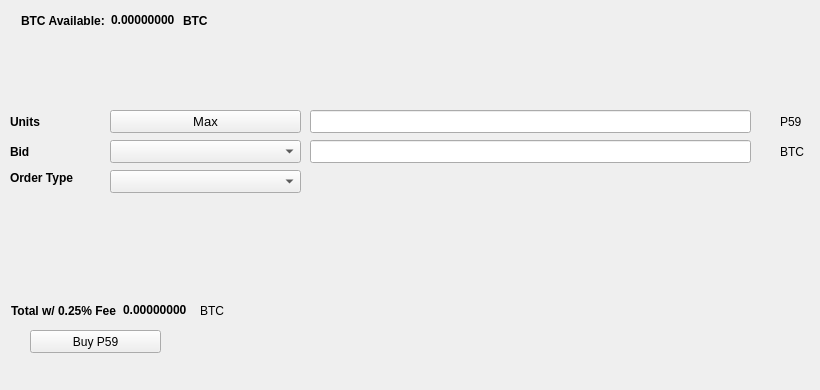
   <widget class="QWidget" name="BuyTab">
    <attribute name="title">
     <string>Buy</string>
    </attribute>
    <widget class="QPushButton" name="BuyP59">
     <property name="geometry">
      <rect>
       <x>30</x>
       <y>330</y>
       <width>131</width>
       <height>23</height>
      </rect>
     </property>
     <property name="text">
      <string>Buy P59</string>
     </property>
     <property name="icon">
      <iconset resource="../p59.qrc">
       <normaloff>:/icons/bitcoin</normaloff>:/icons/bitcoin</iconset>
     </property>
    </widget>
    <widget class="QLabel" name="label_3">
     <property name="geometry">
      <rect>
       <x>10</x>
       <y>110</y>
       <width>46</width>
       <height>23</height>
      </rect>
     </property>
     <property name="font">
      <font>
       <weight>75</weight>
       <bold>true</bold>
      </font>
     </property>
     <property name="text">
      <string>Units</string>
     </property>
    </widget>
    <widget class="QLineEdit" name="UnitsInput">
     <property name="geometry">
      <rect>
       <x>310</x>
       <y>110</y>
       <width>441</width>
       <height>23</height>
      </rect>
     </property>
     <property name="font">
      <font>
       <pointsize>9</pointsize>
       <weight>75</weight>
       <bold>true</bold>
      </font>
     </property>
    </widget>
    <widget class="QLineEdit" name="BuyBidPriceEdit">
     <property name="geometry">
      <rect>
       <x>310</x>
       <y>140</y>
       <width>441</width>
       <height>23</height>
      </rect>
     </property>
     <property name="font">
      <font>
       <pointsize>9</pointsize>
       <weight>75</weight>
       <bold>true</bold>
      </font>
     </property>
    </widget>
    <widget class="QLabel" name="label_4">
     <property name="geometry">
      <rect>
       <x>780</x>
       <y>110</y>
       <width>31</width>
       <height>23</height>
      </rect>
     </property>
     <property name="text">
      <string>P59</string>
     </property>
    </widget>
    <widget class="QLabel" name="label_5">
     <property name="geometry">
      <rect>
       <x>780</x>
       <y>140</y>
       <width>31</width>
       <height>23</height>
      </rect>
     </property>
     <property name="text">
      <string>BTC</string>
     </property>
    </widget>
    <widget class="QLabel" name="label_6">
     <property name="geometry">
      <rect>
       <x>10</x>
       <y>140</y>
       <width>46</width>
       <height>23</height>
      </rect>
     </property>
     <property name="font">
      <font>
       <weight>75</weight>
       <bold>true</bold>
      </font>
     </property>
     <property name="text">
      <string>Bid</string>
     </property>
    </widget>
    <widget class="QLabel" name="label_7">
     <property name="geometry">
      <rect>
       <x>10</x>
       <y>170</y>
       <width>91</width>
       <height>16</height>
      </rect>
     </property>
     <property name="font">
      <font>
       <weight>75</weight>
       <bold>true</bold>
      </font>
     </property>
     <property name="text">
      <string>Order Type</string>
     </property>
    </widget>
    <widget class="QPushButton" name="Buy_Max_Amount">
     <property name="geometry">
      <rect>
       <x>110</x>
       <y>110</y>
       <width>191</width>
       <height>23</height>
      </rect>
     </property>
     <property name="font">
      <font>
       <pointsize>10</pointsize>
      </font>
     </property>
     <property name="text">
      <string>Max</string>
     </property>
    </widget>
    <widget class="QComboBox" name="BuyBidcomboBox">
     <property name="geometry">
      <rect>
       <x>110</x>
       <y>140</y>
       <width>191</width>
       <height>23</height>
      </rect>
     </property>
     <property name="font">
      <font>
       <pointsize>10</pointsize>
      </font>
     </property>
    </widget>
    <widget class="QComboBox" name="buyOrdertypeCombo">
     <property name="geometry">
      <rect>
       <x>110</x>
       <y>170</y>
       <width>191</width>
       <height>23</height>
      </rect>
     </property>
     <property name="font">
      <font>
       <pointsize>10</pointsize>
      </font>
     </property>
    </widget>
    <widget class="QWidget" name="layoutWidget1">
     <property name="geometry">
      <rect>
       <x>21</x>
       <y>11</y>
       <width>227</width>
       <height>19</height>
      </rect>
     </property>
     <layout class="QHBoxLayout" name="horizontalLayout_3">
      <item>
       <widget class="QLabel" name="label232">
        <property name="font">
         <font>
          <weight>75</weight>
          <bold>true</bold>
         </font>
        </property>
        <property name="text">
         <string>BTC Available:</string>
        </property>
       </widget>
      </item>
      <item>
       <widget class="QLabel" name="BtcAvailableLbl">
        <property name="palette">
         <palette>
          <active>
           <colorrole role="WindowText">
            <brush brushstyle="SolidPattern">
             <color alpha="255">
              <red>0</red>
              <green>0</green>
              <blue>0</blue>
             </color>
            </brush>
           </colorrole>
           <colorrole role="Button">
            <brush brushstyle="SolidPattern">
             <color alpha="255">
              <red>0</red>
              <green>170</green>
              <blue>0</blue>
             </color>
            </brush>
           </colorrole>
           <colorrole role="Light">
            <brush brushstyle="SolidPattern">
             <color alpha="255">
              <red>0</red>
              <green>255</green>
              <blue>0</blue>
             </color>
            </brush>
           </colorrole>
           <colorrole role="Midlight">
            <brush brushstyle="SolidPattern">
             <color alpha="255">
              <red>0</red>
              <green>212</green>
              <blue>0</blue>
             </color>
            </brush>
           </colorrole>
           <colorrole role="Dark">
            <brush brushstyle="SolidPattern">
             <color alpha="255">
              <red>0</red>
              <green>85</green>
              <blue>0</blue>
             </color>
            </brush>
           </colorrole>
           <colorrole role="Mid">
            <brush brushstyle="SolidPattern">
             <color alpha="255">
              <red>0</red>
              <green>113</green>
              <blue>0</blue>
             </color>
            </brush>
           </colorrole>
           <colorrole role="Text">
            <brush brushstyle="SolidPattern">
             <color alpha="255">
              <red>0</red>
              <green>170</green>
              <blue>0</blue>
             </color>
            </brush>
           </colorrole>
           <colorrole role="BrightText">
            <brush brushstyle="SolidPattern">
             <color alpha="255">
              <red>255</red>
              <green>255</green>
              <blue>255</blue>
             </color>
            </brush>
           </colorrole>
           <colorrole role="ButtonText">
            <brush brushstyle="SolidPattern">
             <color alpha="255">
              <red>0</red>
              <green>0</green>
              <blue>0</blue>
             </color>
            </brush>
           </colorrole>
           <colorrole role="Base">
            <brush brushstyle="SolidPattern">
             <color alpha="255">
              <red>255</red>
              <green>255</green>
              <blue>255</blue>
             </color>
            </brush>
           </colorrole>
           <colorrole role="Window">
            <brush brushstyle="SolidPattern">
             <color alpha="255">
              <red>0</red>
              <green>170</green>
              <blue>0</blue>
             </color>
            </brush>
           </colorrole>
           <colorrole role="Shadow">
            <brush brushstyle="SolidPattern">
             <color alpha="255">
              <red>0</red>
              <green>0</green>
              <blue>0</blue>
             </color>
            </brush>
           </colorrole>
           <colorrole role="AlternateBase">
            <brush brushstyle="SolidPattern">
             <color alpha="255">
              <red>127</red>
              <green>212</green>
              <blue>127</blue>
             </color>
            </brush>
           </colorrole>
           <colorrole role="ToolTipBase">
            <brush brushstyle="SolidPattern">
             <color alpha="255">
              <red>255</red>
              <green>255</green>
              <blue>220</blue>
             </color>
            </brush>
           </colorrole>
           <colorrole role="ToolTipText">
            <brush brushstyle="SolidPattern">
             <color alpha="255">
              <red>0</red>
              <green>0</green>
              <blue>0</blue>
             </color>
            </brush>
           </colorrole>
          </active>
          <inactive>
           <colorrole role="WindowText">
            <brush brushstyle="SolidPattern">
             <color alpha="255">
              <red>0</red>
              <green>0</green>
              <blue>0</blue>
             </color>
            </brush>
           </colorrole>
           <colorrole role="Button">
            <brush brushstyle="SolidPattern">
             <color alpha="255">
              <red>0</red>
              <green>170</green>
              <blue>0</blue>
             </color>
            </brush>
           </colorrole>
           <colorrole role="Light">
            <brush brushstyle="SolidPattern">
             <color alpha="255">
              <red>0</red>
              <green>255</green>
              <blue>0</blue>
             </color>
            </brush>
           </colorrole>
           <colorrole role="Midlight">
            <brush brushstyle="SolidPattern">
             <color alpha="255">
              <red>0</red>
              <green>212</green>
              <blue>0</blue>
             </color>
            </brush>
           </colorrole>
           <colorrole role="Dark">
            <brush brushstyle="SolidPattern">
             <color alpha="255">
              <red>0</red>
              <green>85</green>
              <blue>0</blue>
             </color>
            </brush>
           </colorrole>
           <colorrole role="Mid">
            <brush brushstyle="SolidPattern">
             <color alpha="255">
              <red>0</red>
              <green>113</green>
              <blue>0</blue>
             </color>
            </brush>
           </colorrole>
           <colorrole role="Text">
            <brush brushstyle="SolidPattern">
             <color alpha="255">
              <red>0</red>
              <green>170</green>
              <blue>0</blue>
             </color>
            </brush>
           </colorrole>
           <colorrole role="BrightText">
            <brush brushstyle="SolidPattern">
             <color alpha="255">
              <red>255</red>
              <green>255</green>
              <blue>255</blue>
             </color>
            </brush>
           </colorrole>
           <colorrole role="ButtonText">
            <brush brushstyle="SolidPattern">
             <color alpha="255">
              <red>0</red>
              <green>0</green>
              <blue>0</blue>
             </color>
            </brush>
           </colorrole>
           <colorrole role="Base">
            <brush brushstyle="SolidPattern">
             <color alpha="255">
              <red>255</red>
              <green>255</green>
              <blue>255</blue>
             </color>
            </brush>
           </colorrole>
           <colorrole role="Window">
            <brush brushstyle="SolidPattern">
             <color alpha="255">
              <red>0</red>
              <green>170</green>
              <blue>0</blue>
             </color>
            </brush>
           </colorrole>
           <colorrole role="Shadow">
            <brush brushstyle="SolidPattern">
             <color alpha="255">
              <red>0</red>
              <green>0</green>
              <blue>0</blue>
             </color>
            </brush>
           </colorrole>
           <colorrole role="AlternateBase">
            <brush brushstyle="SolidPattern">
             <color alpha="255">
              <red>127</red>
              <green>212</green>
              <blue>127</blue>
             </color>
            </brush>
           </colorrole>
           <colorrole role="ToolTipBase">
            <brush brushstyle="SolidPattern">
             <color alpha="255">
              <red>255</red>
              <green>255</green>
              <blue>220</blue>
             </color>
            </brush>
           </colorrole>
           <colorrole role="ToolTipText">
            <brush brushstyle="SolidPattern">
             <color alpha="255">
              <red>0</red>
              <green>0</green>
              <blue>0</blue>
             </color>
            </brush>
           </colorrole>
          </inactive>
          <disabled>
           <colorrole role="WindowText">
            <brush brushstyle="SolidPattern">
             <color alpha="255">
              <red>0</red>
              <green>85</green>
              <blue>0</blue>
             </color>
            </brush>
           </colorrole>
           <colorrole role="Button">
            <brush brushstyle="SolidPattern">
             <color alpha="255">
              <red>0</red>
              <green>170</green>
              <blue>0</blue>
             </color>
            </brush>
           </colorrole>
           <colorrole role="Light">
            <brush brushstyle="SolidPattern">
             <color alpha="255">
              <red>0</red>
              <green>255</green>
              <blue>0</blue>
             </color>
            </brush>
           </colorrole>
           <colorrole role="Midlight">
            <brush brushstyle="SolidPattern">
             <color alpha="255">
              <red>0</red>
              <green>212</green>
              <blue>0</blue>
             </color>
            </brush>
           </colorrole>
           <colorrole role="Dark">
            <brush brushstyle="SolidPattern">
             <color alpha="255">
              <red>0</red>
              <green>85</green>
              <blue>0</blue>
             </color>
            </brush>
           </colorrole>
           <colorrole role="Mid">
            <brush brushstyle="SolidPattern">
             <color alpha="255">
              <red>0</red>
              <green>113</green>
              <blue>0</blue>
             </color>
            </brush>
           </colorrole>
           <colorrole role="Text">
            <brush brushstyle="SolidPattern">
             <color alpha="255">
              <red>0</red>
              <green>85</green>
              <blue>0</blue>
             </color>
            </brush>
           </colorrole>
           <colorrole role="BrightText">
            <brush brushstyle="SolidPattern">
             <color alpha="255">
              <red>255</red>
              <green>255</green>
              <blue>255</blue>
             </color>
            </brush>
           </colorrole>
           <colorrole role="ButtonText">
            <brush brushstyle="SolidPattern">
             <color alpha="255">
              <red>0</red>
              <green>85</green>
              <blue>0</blue>
             </color>
            </brush>
           </colorrole>
           <colorrole role="Base">
            <brush brushstyle="SolidPattern">
             <color alpha="255">
              <red>0</red>
              <green>170</green>
              <blue>0</blue>
             </color>
            </brush>
           </colorrole>
           <colorrole role="Window">
            <brush brushstyle="SolidPattern">
             <color alpha="255">
              <red>0</red>
              <green>170</green>
              <blue>0</blue>
             </color>
            </brush>
           </colorrole>
           <colorrole role="Shadow">
            <brush brushstyle="SolidPattern">
             <color alpha="255">
              <red>0</red>
              <green>0</green>
              <blue>0</blue>
             </color>
            </brush>
           </colorrole>
           <colorrole role="AlternateBase">
            <brush brushstyle="SolidPattern">
             <color alpha="255">
              <red>0</red>
              <green>170</green>
              <blue>0</blue>
             </color>
            </brush>
           </colorrole>
           <colorrole role="ToolTipBase">
            <brush brushstyle="SolidPattern">
             <color alpha="255">
              <red>255</red>
              <green>255</green>
              <blue>220</blue>
             </color>
            </brush>
           </colorrole>
           <colorrole role="ToolTipText">
            <brush brushstyle="SolidPattern">
             <color alpha="255">
              <red>0</red>
              <green>0</green>
              <blue>0</blue>
             </color>
            </brush>
           </colorrole>
          </disabled>
         </palette>
        </property>
        <property name="font">
         <font>
          <weight>75</weight>
          <bold>true</bold>
         </font>
        </property>
        <property name="text">
         <string>0.00000000</string>
        </property>
        <property name="textInteractionFlags">
         <set>Qt::LinksAccessibleByMouse|Qt::TextSelectableByKeyboard|Qt::TextSelectableByMouse</set>
        </property>
       </widget>
      </item>
      <item>
       <widget class="QLabel" name="BtcAvailableLbl_2">
        <property name="font">
         <font>
          <weight>75</weight>
          <bold>true</bold>
         </font>
        </property>
        <property name="text">
         <string>BTC</string>
        </property>
       </widget>
      </item>
     </layout>
    </widget>
    <widget class="QWidget" name="layoutWidge2">
     <property name="geometry">
      <rect>
       <x>11</x>
       <y>301</y>
       <width>259</width>
       <height>19</height>
      </rect>
     </property>
     <layout class="QHBoxLayout" name="horizontalLayout_4">
      <item>
       <widget class="QLabel" name="label_9">
        <property name="font">
         <font>
          <weight>75</weight>
          <bold>true</bold>
         </font>
        </property>
        <property name="text">
         <string>Total w/ 0.25% Fee</string>
        </property>
       </widget>
      </item>
      <item>
       <widget class="QLabel" name="BuyCostLabel">
        <property name="palette">
         <palette>
          <active>
           <colorrole role="WindowText">
            <brush brushstyle="SolidPattern">
             <color alpha="255">
              <red>0</red>
              <green>0</green>
              <blue>0</blue>
             </color>
            </brush>
           </colorrole>
           <colorrole role="Button">
            <brush brushstyle="SolidPattern">
             <color alpha="255">
              <red>0</red>
              <green>170</green>
              <blue>0</blue>
             </color>
            </brush>
           </colorrole>
           <colorrole role="Light">
            <brush brushstyle="SolidPattern">
             <color alpha="255">
              <red>0</red>
              <green>255</green>
              <blue>0</blue>
             </color>
            </brush>
           </colorrole>
           <colorrole role="Midlight">
            <brush brushstyle="SolidPattern">
             <color alpha="255">
              <red>0</red>
              <green>212</green>
              <blue>0</blue>
             </color>
            </brush>
           </colorrole>
           <colorrole role="Dark">
            <brush brushstyle="SolidPattern">
             <color alpha="255">
              <red>0</red>
              <green>85</green>
              <blue>0</blue>
             </color>
            </brush>
           </colorrole>
           <colorrole role="Mid">
            <brush brushstyle="SolidPattern">
             <color alpha="255">
              <red>0</red>
              <green>113</green>
              <blue>0</blue>
             </color>
            </brush>
           </colorrole>
           <colorrole role="Text">
            <brush brushstyle="SolidPattern">
             <color alpha="255">
              <red>0</red>
              <green>170</green>
              <blue>0</blue>
             </color>
            </brush>
           </colorrole>
           <colorrole role="BrightText">
            <brush brushstyle="SolidPattern">
             <color alpha="255">
              <red>255</red>
              <green>255</green>
              <blue>255</blue>
             </color>
            </brush>
           </colorrole>
           <colorrole role="ButtonText">
            <brush brushstyle="SolidPattern">
             <color alpha="255">
              <red>0</red>
              <green>0</green>
              <blue>0</blue>
             </color>
            </brush>
           </colorrole>
           <colorrole role="Base">
            <brush brushstyle="SolidPattern">
             <color alpha="255">
              <red>255</red>
              <green>255</green>
              <blue>255</blue>
             </color>
            </brush>
           </colorrole>
           <colorrole role="Window">
            <brush brushstyle="SolidPattern">
             <color alpha="255">
              <red>0</red>
              <green>170</green>
              <blue>0</blue>
             </color>
            </brush>
           </colorrole>
           <colorrole role="Shadow">
            <brush brushstyle="SolidPattern">
             <color alpha="255">
              <red>0</red>
              <green>0</green>
              <blue>0</blue>
             </color>
            </brush>
           </colorrole>
           <colorrole role="AlternateBase">
            <brush brushstyle="SolidPattern">
             <color alpha="255">
              <red>127</red>
              <green>212</green>
              <blue>127</blue>
             </color>
            </brush>
           </colorrole>
           <colorrole role="ToolTipBase">
            <brush brushstyle="SolidPattern">
             <color alpha="255">
              <red>255</red>
              <green>255</green>
              <blue>220</blue>
             </color>
            </brush>
           </colorrole>
           <colorrole role="ToolTipText">
            <brush brushstyle="SolidPattern">
             <color alpha="255">
              <red>0</red>
              <green>0</green>
              <blue>0</blue>
             </color>
            </brush>
           </colorrole>
          </active>
          <inactive>
           <colorrole role="WindowText">
            <brush brushstyle="SolidPattern">
             <color alpha="255">
              <red>0</red>
              <green>0</green>
              <blue>0</blue>
             </color>
            </brush>
           </colorrole>
           <colorrole role="Button">
            <brush brushstyle="SolidPattern">
             <color alpha="255">
              <red>0</red>
              <green>170</green>
              <blue>0</blue>
             </color>
            </brush>
           </colorrole>
           <colorrole role="Light">
            <brush brushstyle="SolidPattern">
             <color alpha="255">
              <red>0</red>
              <green>255</green>
              <blue>0</blue>
             </color>
            </brush>
           </colorrole>
           <colorrole role="Midlight">
            <brush brushstyle="SolidPattern">
             <color alpha="255">
              <red>0</red>
              <green>212</green>
              <blue>0</blue>
             </color>
            </brush>
           </colorrole>
           <colorrole role="Dark">
            <brush brushstyle="SolidPattern">
             <color alpha="255">
              <red>0</red>
              <green>85</green>
              <blue>0</blue>
             </color>
            </brush>
           </colorrole>
           <colorrole role="Mid">
            <brush brushstyle="SolidPattern">
             <color alpha="255">
              <red>0</red>
              <green>113</green>
              <blue>0</blue>
             </color>
            </brush>
           </colorrole>
           <colorrole role="Text">
            <brush brushstyle="SolidPattern">
             <color alpha="255">
              <red>0</red>
              <green>170</green>
              <blue>0</blue>
             </color>
            </brush>
           </colorrole>
           <colorrole role="BrightText">
            <brush brushstyle="SolidPattern">
             <color alpha="255">
              <red>255</red>
              <green>255</green>
              <blue>255</blue>
             </color>
            </brush>
           </colorrole>
           <colorrole role="ButtonText">
            <brush brushstyle="SolidPattern">
             <color alpha="255">
              <red>0</red>
              <green>0</green>
              <blue>0</blue>
             </color>
            </brush>
           </colorrole>
           <colorrole role="Base">
            <brush brushstyle="SolidPattern">
             <color alpha="255">
              <red>255</red>
              <green>255</green>
              <blue>255</blue>
             </color>
            </brush>
           </colorrole>
           <colorrole role="Window">
            <brush brushstyle="SolidPattern">
             <color alpha="255">
              <red>0</red>
              <green>170</green>
              <blue>0</blue>
             </color>
            </brush>
           </colorrole>
           <colorrole role="Shadow">
            <brush brushstyle="SolidPattern">
             <color alpha="255">
              <red>0</red>
              <green>0</green>
              <blue>0</blue>
             </color>
            </brush>
           </colorrole>
           <colorrole role="AlternateBase">
            <brush brushstyle="SolidPattern">
             <color alpha="255">
              <red>127</red>
              <green>212</green>
              <blue>127</blue>
             </color>
            </brush>
           </colorrole>
           <colorrole role="ToolTipBase">
            <brush brushstyle="SolidPattern">
             <color alpha="255">
              <red>255</red>
              <green>255</green>
              <blue>220</blue>
             </color>
            </brush>
           </colorrole>
           <colorrole role="ToolTipText">
            <brush brushstyle="SolidPattern">
             <color alpha="255">
              <red>0</red>
              <green>0</green>
              <blue>0</blue>
             </color>
            </brush>
           </colorrole>
          </inactive>
          <disabled>
           <colorrole role="WindowText">
            <brush brushstyle="SolidPattern">
             <color alpha="255">
              <red>0</red>
              <green>85</green>
              <blue>0</blue>
             </color>
            </brush>
           </colorrole>
           <colorrole role="Button">
            <brush brushstyle="SolidPattern">
             <color alpha="255">
              <red>0</red>
              <green>170</green>
              <blue>0</blue>
             </color>
            </brush>
           </colorrole>
           <colorrole role="Light">
            <brush brushstyle="SolidPattern">
             <color alpha="255">
              <red>0</red>
              <green>255</green>
              <blue>0</blue>
             </color>
            </brush>
           </colorrole>
           <colorrole role="Midlight">
            <brush brushstyle="SolidPattern">
             <color alpha="255">
              <red>0</red>
              <green>212</green>
              <blue>0</blue>
             </color>
            </brush>
           </colorrole>
           <colorrole role="Dark">
            <brush brushstyle="SolidPattern">
             <color alpha="255">
              <red>0</red>
              <green>85</green>
              <blue>0</blue>
             </color>
            </brush>
           </colorrole>
           <colorrole role="Mid">
            <brush brushstyle="SolidPattern">
             <color alpha="255">
              <red>0</red>
              <green>113</green>
              <blue>0</blue>
             </color>
            </brush>
           </colorrole>
           <colorrole role="Text">
            <brush brushstyle="SolidPattern">
             <color alpha="255">
              <red>0</red>
              <green>85</green>
              <blue>0</blue>
             </color>
            </brush>
           </colorrole>
           <colorrole role="BrightText">
            <brush brushstyle="SolidPattern">
             <color alpha="255">
              <red>255</red>
              <green>255</green>
              <blue>255</blue>
             </color>
            </brush>
           </colorrole>
           <colorrole role="ButtonText">
            <brush brushstyle="SolidPattern">
             <color alpha="255">
              <red>0</red>
              <green>85</green>
              <blue>0</blue>
             </color>
            </brush>
           </colorrole>
           <colorrole role="Base">
            <brush brushstyle="SolidPattern">
             <color alpha="255">
              <red>0</red>
              <green>170</green>
              <blue>0</blue>
             </color>
            </brush>
           </colorrole>
           <colorrole role="Window">
            <brush brushstyle="SolidPattern">
             <color alpha="255">
              <red>0</red>
              <green>170</green>
              <blue>0</blue>
             </color>
            </brush>
           </colorrole>
           <colorrole role="Shadow">
            <brush brushstyle="SolidPattern">
             <color alpha="255">
              <red>0</red>
              <green>0</green>
              <blue>0</blue>
             </color>
            </brush>
           </colorrole>
           <colorrole role="AlternateBase">
            <brush brushstyle="SolidPattern">
             <color alpha="255">
              <red>0</red>
              <green>170</green>
              <blue>0</blue>
             </color>
            </brush>
           </colorrole>
           <colorrole role="ToolTipBase">
            <brush brushstyle="SolidPattern">
             <color alpha="255">
              <red>255</red>
              <green>255</green>
              <blue>220</blue>
             </color>
            </brush>
           </colorrole>
           <colorrole role="ToolTipText">
            <brush brushstyle="SolidPattern">
             <color alpha="255">
              <red>0</red>
              <green>0</green>
              <blue>0</blue>
             </color>
            </brush>
           </colorrole>
          </disabled>
         </palette>
        </property>
        <property name="font">
         <font>
          <weight>75</weight>
          <bold>true</bold>
         </font>
        </property>
        <property name="autoFillBackground">
         <bool>false</bool>
        </property>
        <property name="text">
         <string>0.00000000</string>
        </property>
        <property name="textInteractionFlags">
         <set>Qt::LinksAccessibleByMouse|Qt::TextSelectableByMouse</set>
        </property>
       </widget>
      </item>
      <item>
       <widget class="QLabel" name="label_10">
        <property name="font">
         <font>
          <weight>50</weight>
          <bold>false</bold>
         </font>
        </property>
        <property name="text">
         <string>BTC</string>
        </property>
       </widget>
      </item>
     </layout>
    </widget>
    <widget class="QLabel" name="label_24">
     <property name="geometry">
      <rect>
       <x>460</x>
       <y>300</y>
       <width>281</width>
       <height>81</height>
      </rect>
     </property>
     <property name="text">
      <string/>
     </property>
     <property name="pixmap">
      <pixmap>:/images/bittrex</pixmap>
     </property>
    </widget>
   </widget>
